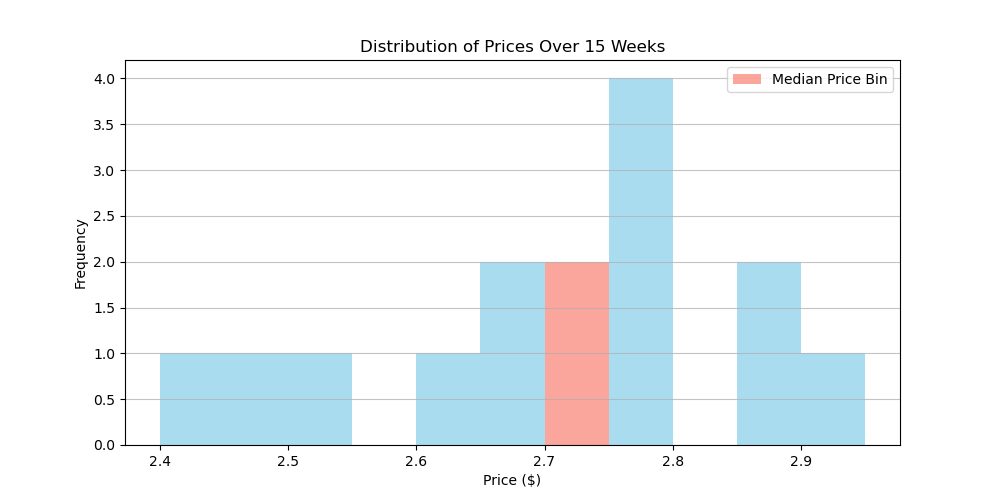

Recreate this plot in Python.

import matplotlib.pyplot as plt

# Given table data
data = [
    {'Week': 1, 'Price($)': 2.8},
    {'Week': 2, 'Price($)': 2.75},
    {'Week': 3, 'Price($)': 2.7},
    {'Week': 4, 'Price($)': 2.65},
    {'Week': 5, 'Price($)': 2.6},
    {'Week': 6, 'Price($)': 2.85},
    {'Week': 7, 'Price($)': 2.9},
    {'Week': 8, 'Price($)': 2.95},
    {'Week': 9, 'Price($)': 2.5},
    {'Week': 10, 'Price($)': 2.45},
    {'Week': 11, 'Price($)': 2.4},
    {'Week': 12, 'Price($)': 2.8},
    {'Week': 13, 'Price($)': 2.75},
    {'Week': 14, 'Price($)': 2.7},
    {'Week': 15, 'Price($)': 2.65}
]

# Extracting the prices
prices = [entry['Price($)'] for entry in data]

# Creating a histogram with diversified visual encoding
plt.figure(figsize=(10, 5))  # Setting the figure size

# Creating a histogram
n, bins, patches = plt.hist(prices, bins=len(set(prices)), color='skyblue', alpha=0.7)

# Highlighting the median price bin
median_price = sorted(prices)[len(prices) // 2]
median_bin = None
for bin_left, patch in zip(bins, patches):
    if bin_left <= median_price < (bin_left + (bins[1] - bins[0])):
        median_bin = patch
        break

if median_bin:
    median_bin.set_facecolor('salmon')
    median_bin.set_label('Median Price Bin')

# Adding a title and labels
plt.title('Distribution of Prices Over 15 Weeks')
plt.xlabel('Price ($)')
plt.ylabel('Frequency')

# Adding grid lines for better readability
plt.grid(axis='y', alpha=0.75)

# Adding a legend if median bin was highlighted
if median_bin:
    plt.legend()

# Displaying the plot
plt.show()
